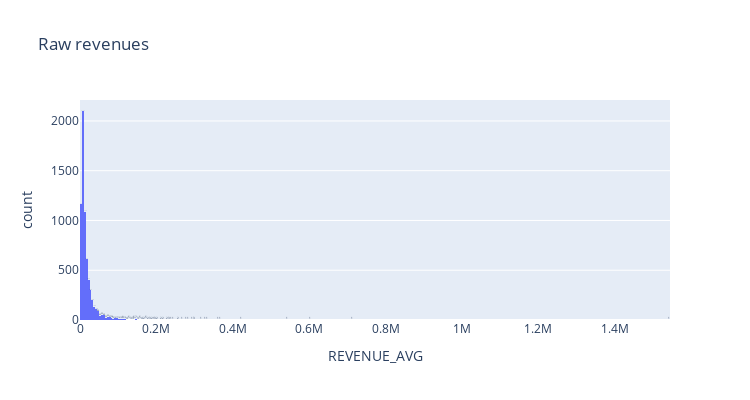

This figure's notebook cell:
### Code cell
fig = px.histogram(merged, x='REVENUE_AVG', text_auto=True, height=400, width=750, title='Raw revenues')
fig.show()

### Figure 1 — Plotly figure (JSON) as saved in the notebook; plotly's stock layout.template omitted (floating-point values rounded to 4 significant figures; data arrays with more than 128 entries replaced by an {"elided": "..."} marker saying what was removed)
{"data": [{"bingroup": "x", "hovertemplate": "REVENUE_AVG=%{x}<br>count=%{y}<extra></extra>", "legendgroup": "", "marker": {"color": "#636efa", "pattern": {"shape": ""}}, "name": "", "orientation": "v", "showlegend": false, "texttemplate": "%{value}", "type": "histogram", "x": {"elided": "6620 float values"}, "xaxis": "x", "yaxis": "y"}], "layout": {"barmode": "relative", "height": 400, "legend": {"tracegroupgap": 0}, "title": {"text": "Raw revenues"}, "width": 750, "xaxis": {"anchor": "y", "domain": [0, 1], "title": {"text": "REVENUE_AVG"}}, "yaxis": {"anchor": "x", "domain": [0, 1], "title": {"text": "count"}}}}
